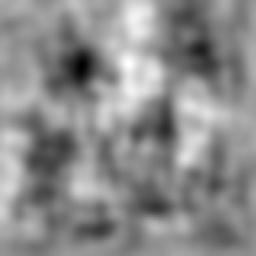
#> input picture PyCharm_Project/Outputs/Heightmaps/GAN_Heightmap.png, 256 x 256 px; its folder holds only this picture in this run
$ python File_Converter.py
#> lines starting #> are read from the running program, lines starting #| are printed output that depends on the picture
import os
from PIL import Image
import imghdr

# Declaring data directories*
input_dir = 'Outputs/Heightmaps'
output_dir = 'Outputs/BMP_Heightmaps/'

for file in os.listdir(input_dir):
    path = os.path.join(input_dir, file)
    name_full = os.path.basename(path)
    name_stripped = os.path.splitext(name_full)[0]

    if os.path.isfile(path) and imghdr.what(path) == "png":
        img_png = Image.open(path)
#> img_png is the input picture: PIL image 256x256 RGBA; mean R, G, B, A 139.2, 139.2, 139.2, 255
        img_porcessed =  img_png.convert("P", palette=Image.ADAPTIVE, colors=8)
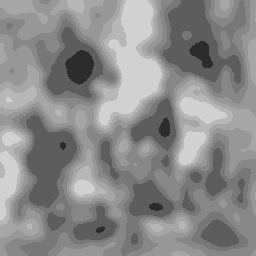
#> img_porcessed: PIL image 256x256 P; min 44, max 209, mean 138.7
        img_porcessed.save(output_dir + name_stripped + ".bmp")
